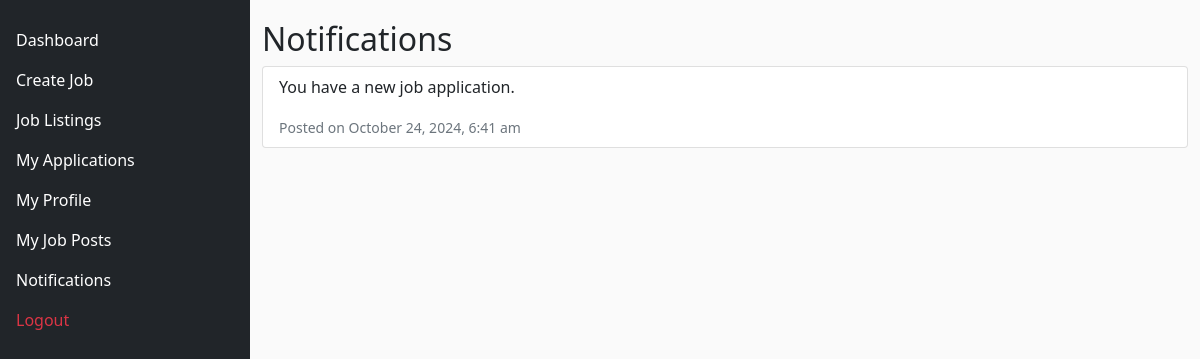
The page /project/notifications.php (signed in) on the database its author committed.
### tables this page shows
CREATE TABLE `notifications` (
  `id` int(11) NOT NULL,
  `user_id` int(11) NOT NULL,
  `message` text NOT NULL,
  `is_read` tinyint(1) DEFAULT 0,
  `created_at` timestamp NOT NULL DEFAULT current_timestamp(),
  `user_type` enum('client','freelancer') DEFAULT 'client'
);

### project/notifications.php (the view, shortened to what this page needs)
<?php
include('db_connect.php');
$user_id = $_SESSION['user_id'];
$sql = "SELECT * FROM notifications WHERE user_id = ? ORDER BY created_at DESC";
$stmt = $conn->prepare($sql);
$stmt->bind_param('i', $user_id);
$stmt->execute();
$result = $stmt->get_result();
?>
<!DOCTYPE html>
<html lang="en">
<head>
    <link href="https://cdn.jsdelivr.net/npm/bootstrap@5.1.3/dist/css/bootstrap.min.css" rel="stylesheet">
</head>
<body>
    <div class="sidebar sidebar-dark bg-dark">
        <ul class="nav flex-column">
            <li class="nav-item">
                <a class="nav-link" href="freelancer_dashboard.php" aria-label="Dashboard">
                    <i class="cil-speedometer" aria-hidden="true"></i> Dashboard
                </a>
            </li>
            <li class="nav-item">
                <a class="nav-link" href="create_job.php" aria-label="Create Job">
                    <i class="cil-plus" aria-hidden="true"></i> Create Job
                </a>
            </li>
            <li class="nav-item">
                <a class="nav-link" href="jobs.php" aria-label="Job Listings">
                    <i class="cil-briefcase" aria-hidden="true"></i> Job Listings
                </a>
            </li>
            <li class="nav-item">
                <a class="nav-link" href="my_applications.php" aria-label="My Applications">
                    <i class="cil-task" aria-hidden="true"></i> My Applications
                </a>
            </li>
            <li class="nav-item">
                <a class="nav-link" href="edit_profile.php" aria-label="My Profile">
                    <i class="cil-user" aria-hidden="true"></i> My Profile
                </a>
            </li>
            <li class="nav-item">
                <a class="nav-link" href="my_job_posts.php" aria-label="My Job Posts">
                    <i class="cil-folder" aria-hidden="true"></i> My Job Posts
                </a>
            </li>
            <li class="nav-item">
                <a class="nav-link active" href="notifications.php" aria-label="Notifications">
                    <i class="cil-bell" aria-hidden="true"></i> Notifications
                </a>
            </li>
            <li class="nav-item">
                <a class="nav-link text-danger" href="logout.php" aria-label="Logout">
                    <i class="cil-account-logout" aria-hidden="true"></i> Logout
                </a>
            </li>
        </ul>
    </div>
    <div class="content">
        <div class="container">
            <h2>Notifications</h2>
            <?php if ($result->num_rows > 0): ?>
                <ul class="list-group">
                    <?php while ($notification = $result->fetch_assoc()): ?>
                        <li class="list-group-item <?= $notification['is_read'] == 0 ? 'list-group-item-warning' : '' ?>">
                            <p>
                                <?= $notification['message'] ?>
                            </p>
                            <small class="text-muted">Posted on <?= date('F j, Y, g:i a', strtotime($notification['created_at'])) ?></small>
                        </li>
                    <?php endwhile; ?>
                </ul>
            <?php else: ?>
                <div class="alert alert-info">No notifications found.</div>
            <?php endif; ?>
        </div>
    </div>
</body>
</html>

### project/notifications.php (style rules this page uses)
body { background-color: #FAFAFA; margin-top: 20px; }
.sidebar { height: 100vh; position: fixed; top: 0; bottom: 0; width: 250px; background-color: #302B27; padding-top: 20px; }
.sidebar .nav-link { color: #fff; }
.content { margin-left: 250px; }

### rows shown on the page
notifications: message "You have a new job application.", created_at "October 24, 2024, 6:41 am"
